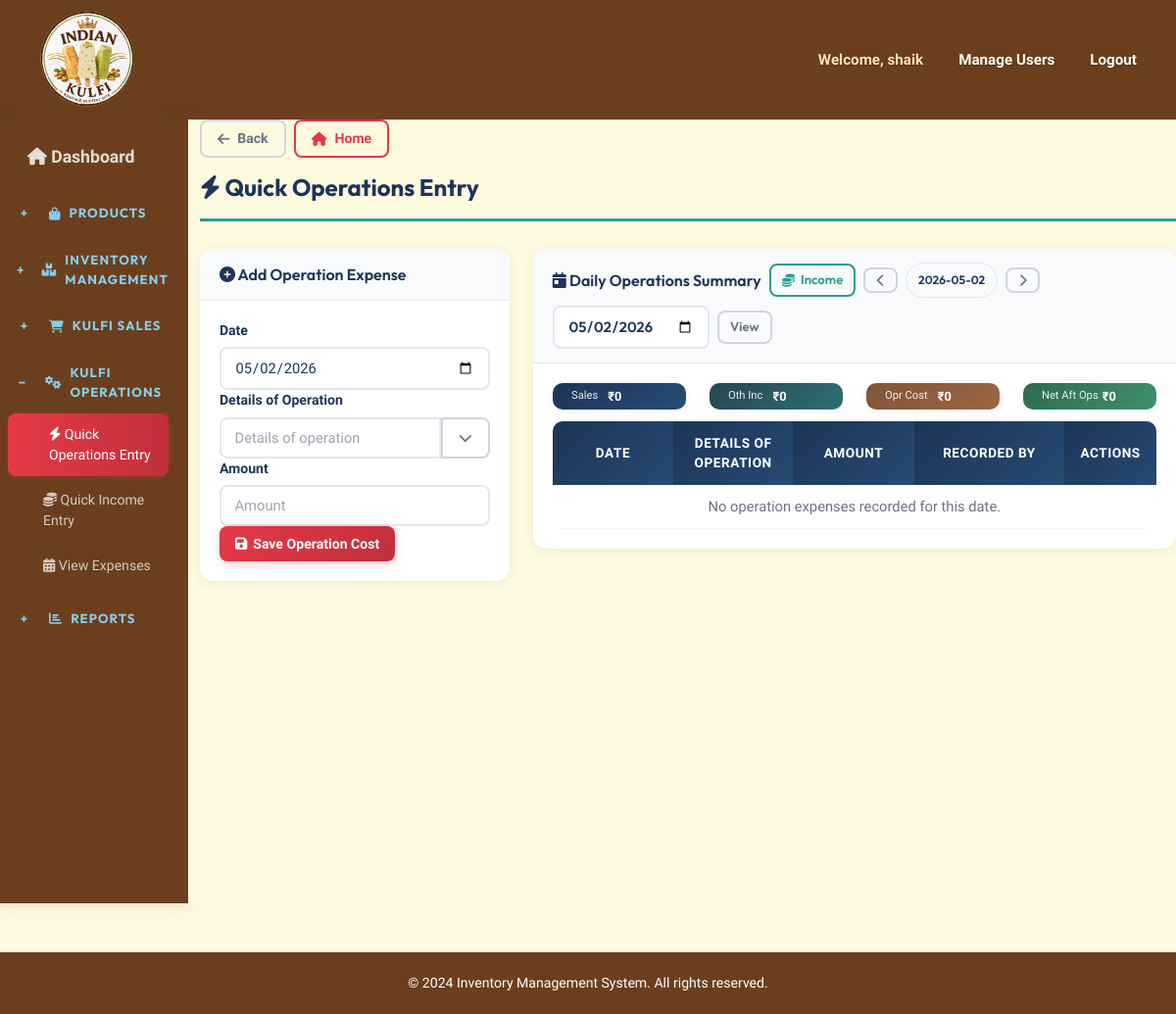
Before: /operations/quick-entry/ (signed in) with the older database file.
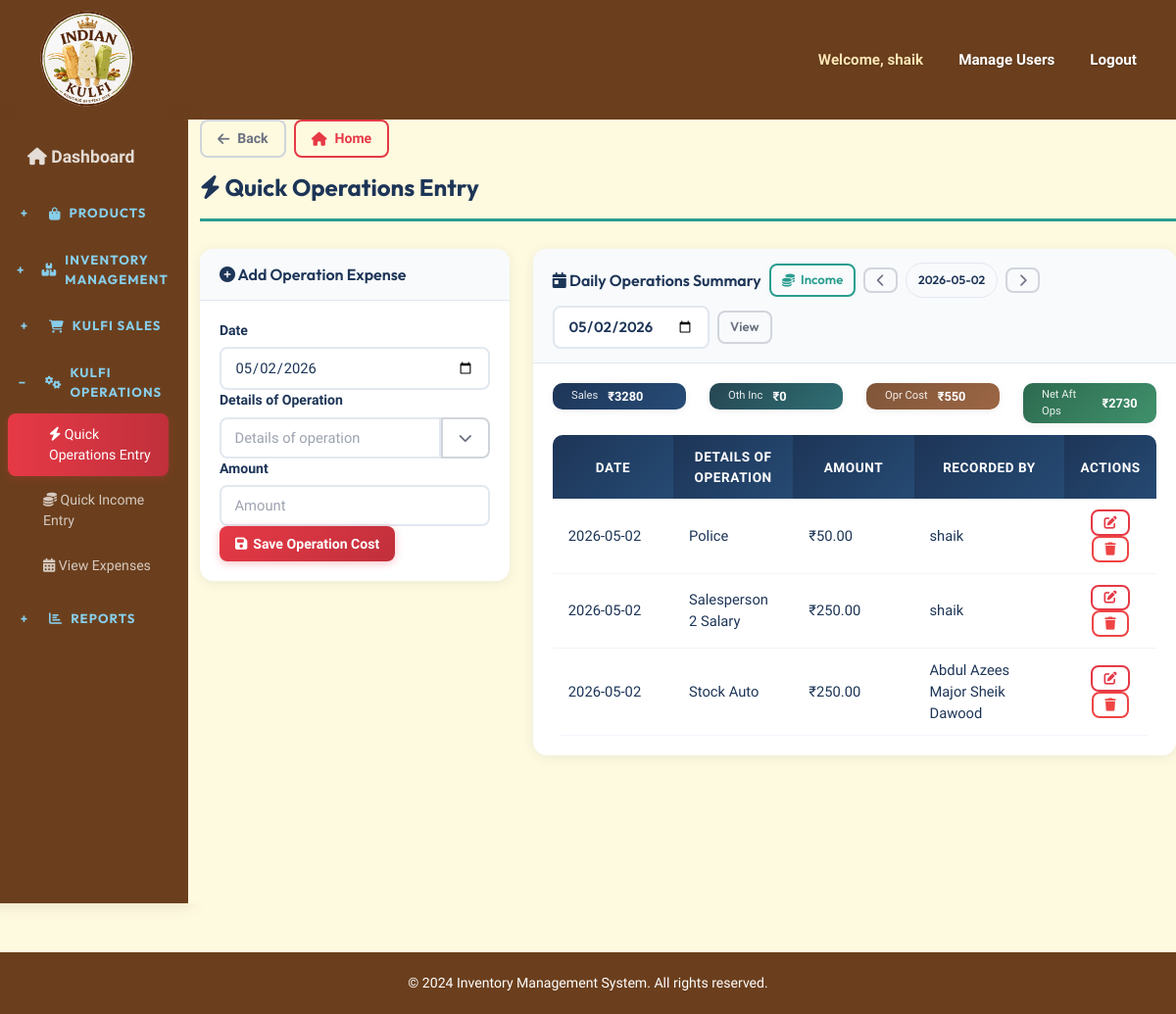
After: the same page with the newer database file.
### inventory/models.py (models this page shows, shortened)
class OperationsExpense(models.Model):
    operation_date = models.DateField(default=timezone.now)
    details = models.CharField(max_length=255)
    amount = models.DecimalField(max_digits=12, decimal_places=2)
    client_txn_id = models.CharField(max_length=64, blank=True, null=True, db_index=True, help_text="Client-generated idempotency key")
    client_updated_at = models.DateTimeField(blank=True, null=True, db_index=True, help_text="Client-side update timestamp")
    server_version = models.PositiveIntegerField(default=1)
    created_by = models.ForeignKey(User, on_delete=models.SET_NULL, null=True, blank=True)
    created_at = models.DateTimeField(auto_now_add=True)
    updated_at = models.DateTimeField(auto_now=True)
    class Meta:
        ordering = ['-operation_date', '-created_at']
        verbose_name_plural = "Operations Expenses"

### inventory/views.py (the view)
    def _wrapped_view(request, *args, **kwargs):
        if not request.user.is_authenticated:
            return redirect('login')
        if not request.user.is_staff:
            messages.error(request, 'You can access only the Sales module with this account.')
            return redirect('quick_sales_entry')
        return view_func(request, *args, **kwargs)

### templates/inventory/quick_operations_entry.html (shortened to what this page needs)
{% extends 'inventory/base.html' %}
{% block content %}
<h1 class="page-title"><i class="fas fa-bolt"></i> Quick Operations Entry</h1>
<div class="row mb-4">
    <div class="col-lg-4 mb-3">
        <div class="card">
            <div class="card-header">
                <h5 class="mb-0">
                    {% if edit_expense %}
                        <i class="fas fa-edit"></i> Edit Operation Expense
                    {% else %}
                        <i class="fas fa-plus-circle"></i> Add Operation Expense
                    {% endif %}
                </h5>
            </div>
            <div class="card-body">
                <form method="POST" class="row g-3">
                    <div class="col-12">
                        <label class="form-label" for="id_operation_date">Date</label>
                        {{ form.operation_date }}
                    </div>
                    <div class="col-12">
                        <label class="form-label" for="id_details">Details of Operation</label>
                        <div class="input-group" id="details-combo-wrapper">
                            {{ form.details }}
                            <button class="btn btn-outline-secondary" type="button" id="details-combo-btn" tabindex="-1" aria-label="Show options">
                                <i class="fas fa-chevron-down"></i>
                            </button>
                        </div>
                    </div>
                    <div class="col-12">
                        <label class="form-label" for="id_amount">Amount</label>
                        {{ form.amount }}
                    </div>
                    <div class="col-12 d-grid">
                        {% if edit_expense %}
                        <div class="d-flex gap-2">
                            <button type="submit" class="btn btn-primary flex-fill">
                                <i class="fas fa-save"></i> Update Operation Cost
                            </button>
                            <a href="{% url 'quick_operations_entry' %}?date={{ selected_date|date:'Y-m-d' }}" class="btn btn-outline-secondary">
                                <i class="fas fa-times"></i> Cancel
                            </a>
                        </div>
                        {% else %}
                        <button type="submit" class="btn btn-primary">
                            <i class="fas fa-save"></i> Save Operation Cost
                        </button>
                        {% endif %}
                    </div>
                </form>
            </div>
        </div>
    </div>
    <div class="col-lg-8 mb-3">
        <div class="card">
            <div class="card-header d-flex justify-content-between align-items-center flex-wrap gap-2">
                <div class="d-flex align-items-center gap-2 flex-wrap">
                    <h5 class="mb-0"><i class="fas fa-calendar-day"></i> Daily Operations Summary</h5>
                    <a href="{% url 'quick_income_entry' %}?date={{ selected_date|date:'Y-m-d' }}" class="btn btn-outline-success btn-sm" title="Open Quick Income Entry">
                        <i class="fas fa-coins"></i> Income
                    </a>
                    <a href="{% url 'quick_operations_entry' %}?date={{ previous_date|date:'Y-m-d' }}" class="btn btn-outline-secondary btn-sm" title="Previous day">
                        <i class="fas fa-chevron-left"></i>
                    </a>
                    <span class="badge bg-light text-dark border px-3 py-2">{{ selected_date|date:'Y-m-d' }}</span>
                    <a href="{% url 'quick_operations_entry' %}?date={{ next_date|date:'Y-m-d' }}" class="btn btn-outline-secondary btn-sm" title="Next day">
                        <i class="fas fa-chevron-right"></i>
                    </a>
                </div>
                <form method="GET" class="d-flex gap-2 align-items-center mb-0">
                    <input type="date" name="date" value="{{ selected_date|date:'Y-m-d' }}" class="form-control form-control-sm" style="min-width: 160px;">
                    <button type="submit" class="btn btn-outline-secondary btn-sm">View</button>
                </form>
            </div>
            <div class="card-body">
                <div class="row g-2 mb-3">
                    <div class="col-6 col-md-3">
                        <div class="alert py-1 mb-0 text-center text-white border-0" style="min-width:0;background:linear-gradient(135deg,#1d3557 0%,#274c77 100%);">
                            <div class="text-white text-truncate" style="font-size:0.7rem;opacity:0.9;">Sales</div>
                            <div class="fw-bold text-nowrap overflow-hidden" style="font-size:0.8rem;">₹{{ day_revenue|floatformat:0 }}</div>
                        </div>
                    </div>
                    <div class="col-6 col-md-3">
                        <div class="alert py-1 mb-0 text-center text-white border-0" style="min-width:0;background:linear-gradient(135deg,#264653 0%,#2f6f73 100%);">
                            <div class="text-white text-truncate" style="font-size:0.7rem;opacity:0.9;">Oth Inc</div>
                            <div class="fw-bold text-nowrap overflow-hidden" style="font-size:0.8rem;">₹{{ day_operation_income|floatformat:0 }}</div>
                        </div>
                    </div>
                    <div class="col-6 col-md-3">
                        <div class="alert py-1 mb-0 text-center text-white border-0" style="min-width:0;background:linear-gradient(135deg,#7f5539 0%,#9c6644 100%);">
                            <div class="text-white text-truncate" style="font-size:0.7rem;opacity:0.9;">Opr Cost</div>
                            <div class="fw-bold text-nowrap overflow-hidden" style="font-size:0.8rem;">₹{{ total_day_operation_cost|floatformat:0 }}</div>
                        </div>
                    </div>
                    <div class="col-6 col-md-3">
                        <div class="alert py-1 mb-0 text-center text-white border-0" style="min-width:0;background:linear-gradient(135deg,#2d6a4f 0%,#40916c 100%);">
                            <div class="d-flex align-items-center justify-content-start gap-1 text-start" style="min-width:0;">
                                <div class="text-white text-truncate" style="font-size:0.7rem;opacity:0.9;">Net Aft Ops</div>
                                <div class="fw-bold text-nowrap overflow-hidden" style="font-size:0.8rem;">₹{{ day_net_after_operations|floatformat:0 }}</div>
                            </div>
                        </div>
                    </div>
                </div>
                <div class="table-responsive">
                    <table class="table table-sm table-hover align-middle">
                        <thead class="table-light">
                            <tr>
                                <th style="width: 20%;">Date</th>
                                <th>Details of Operation</th>
                                <th style="width: 20%;">Amount</th>
                                <th style="width: 25%;">Recorded By</th>
                                <th style="width: 12%;" class="text-center">Actions</th>
                            </tr>
                        </thead>
                        <tbody>
                            {% for item in operations_entries %}
                            <tr>
                                <td>{{ item.operation_date|date:'Y-m-d' }}</td>
                                <td>{{ item.details }}</td>
                                <td>₹{{ item.amount|floatformat:2 }}</td>
                                <td>{% if item.created_by %}{{ item.created_by.get_full_name|default:item.created_by.username }}{% else %}-{% endif %}</td>
                                <td class="text-center">
                                    <a href="{% url 'quick_operations_entry' %}?date={{ selected_date|date:'Y-m-d' }}&edit={{ item.id }}" class="btn btn-sm btn-outline-primary" title="Edit">
                                        <i class="fas fa-edit"></i>
                                    </a>
                                    <form method="POST" action="{% url 'delete_operations_expense' item.id %}" class="d-inline" onsubmit="return confirm('Delete this operation entry?');">
                                        <button type="submit" class="btn btn-sm btn-outline-danger" title="Delete">
                                            <i class="fas fa-trash"></i>
                                        </button>
                                    </form>
                                </td>
                            </tr>
                            {% empty %}
                            <tr>
                                <td colspan="5" class="text-center text-muted">No operation expenses recorded for this date.</td>
                            </tr>
                            {% endfor %}
                        </tbody>
                    </table>
                </div>
            </div>
        </div>
    </div>
</div>
{% endblock %}

### templates/inventory/base.html (shortened to what this page needs)
<!DOCTYPE html>
<html lang="en">
<head>
    <link href="https://cdnjs.cloudflare.com/ajax/libs/font-awesome/6.4.0/css/all.min.css" rel="stylesheet">
    <script src="https://cdn.tailwindcss.com"></script>
</head>
<body>
    {% if user.is_authenticated %}
    <nav class="navbar navbar-expand-lg navbar-dark">
        <div class="container-fluid">
            <a class="navbar-brand" href="{% if user.is_staff %}{% url 'dashboard' %}{% else %}{% url 'quick_sales_entry' %}{% endif %}">
                <img src="{{ STATIC_URL }}logo/logo.svg" alt="Logo" onerror="this.onerror=null;this.src='{{ STATIC_URL }}logo/logo.png';" style="width:110px;height:110px;object-fit:contain;">
            </a>
            <div class="collapse navbar-collapse" id="navbarNav">
                <ul class="navbar-nav ms-auto">
                    <li class="nav-item">
                        <span class="nav-link">Welcome, {{ user.first_name|default:user.username }}</span>
                    </li>
                    {% if user.is_staff %}
                    <li class="nav-item">
                        <a class="nav-link" href="{% url 'user_list' %}">Manage Users</a>
                    </li>
                    {% endif %}
                    <li class="nav-item">
                        <a class="nav-link" href="{% url 'logout' %}" onclick="return confirm('Are you sure you want to logout?');">Logout</a>
                    </li>
                </ul>
            </div>
        </div>
    </nav>
    <div class="container-fluid">
        <div class="row">
            <nav class="col-12 col-md-2 sidebar">
                <div>
                    {% if user.is_staff %}
                    <a href="{% url 'dashboard' %}" class="{% if request.resolver_match.url_name == 'dashboard' %}active{% endif %}" style="margin-top: 10px; padding: 15px 20px; font-weight: 600; font-size: 1.1rem;">
                        <i class="fas fa-home"></i> Dashboard
                    </a>
                    <div class="sidebar-section-title" onclick="toggleSection('products-section', this)">
                        <span class="toggle-icon">+</span>
                        <i class="fas fa-shopping-bag"></i> Products
                    </div>
                    <div class="sidebar-section-title" onclick="toggleSection('inventory-section', this)">
                        <span class="toggle-icon">+</span>
                        <i class="fas fa-boxes"></i> Inventory Management
                    </div>
                    <div class="sidebar-section-title" onclick="toggleSection('sales-section', this)">
                        <span class="toggle-icon">+</span>
                        <i class="fas fa-shopping-cart"></i> Kulfi Sales
                    </div>
                    <div class="sidebar-section-title" onclick="toggleSection('operations-section', this)">
                        <span class="toggle-icon">+</span>
                        <i class="fas fa-cogs"></i> Kulfi Operations
                    </div>
                    <div id="operations-section" class="sidebar-sub-items">
                        <a href="{% url 'quick_operations_entry' %}" class="sub-item {% if request.resolver_match.url_name == 'quick_operations_entry' %}active{% endif %}">
                            <i class="fas fa-bolt"></i> Quick Operations Entry
                        </a>
                        <a href="{% url 'quick_income_entry' %}" class="sub-item {% if request.resolver_match.url_name == 'quick_income_entry' %}active{% endif %}">
                            <i class="fas fa-coins"></i> Quick Income Entry
                        </a>
                        <a href="{% url 'expenses_history' %}" class="sub-item {% if request.resolver_match.url_name == 'expenses_history' %}active{% endif %}">
                            <i class="fas fa-calendar-alt"></i> View Expenses
                        </a>
                    </div>
                    <div class="sidebar-section-title" onclick="toggleSection('reports-section', this)">
                        <span class="toggle-icon">+</span>
                        <i class="fas fa-chart-bar"></i> Reports
                    </div>
                    {% endif %}
                </div>
            </nav>
            <main class="col-12 col-md-10 main-content">
                {% if request.resolver_match.url_name != 'dashboard' %}
                <div class="page-back-wrap d-flex gap-2 mb-3">
                    <button type="button" class="btn btn-outline-secondary d-flex align-items-center gap-2" onclick="if (window.history.length > 1) { window.history.back(); } else { window.location.href='{% if user.is_staff %}{% url 'dashboard' %}{% else %}{% url 'quick_sales_entry' %}{% endif %}'; }">
                        <i class="fas fa-arrow-left"></i> Back
                    </button>
                    <a href="{% if user.is_staff %}{% url 'dashboard' %}{% else %}{% url 'quick_sales_entry' %}{% endif %}" class="btn btn-outline-primary d-flex align-items-center gap-2">
                        <i class="fas fa-home"></i> Home
                    </a>
                </div>
                {% endif %}
                {% block content %}{% endblock %}
            </main>
        </div>
    </div>
    <footer>
        <p>&copy; 2024 Inventory Management System. All rights reserved.</p>
    </footer>
    {% endif %}
</body>
</html>

Changed rows visible on the page:
added OperationsExpense: operation_date "2026-05-02", details "Police", amount "50.00", created_by.get_full_name "shaik"
added OperationsExpense: operation_date "2026-05-02", details "Salesperson 2 Salary", amount "250.00", created_by.get_full_name "shaik"
added OperationsExpense: operation_date "2026-05-02", details "Stock Auto", amount "250.00", created_by.get_full_name "Abdul Azees Major Sheik Dawood"
Other visible differences:
{{ day_revenue|floatformat:0 }}: "0" → "3280"
{{ total_day_operation_cost|floatformat:0 }}: "0" → "550"
{{ day_net_after_operations|floatformat:0 }}: "0" → "2730"
text no longer shown: "No operation expenses recorded for this date."
